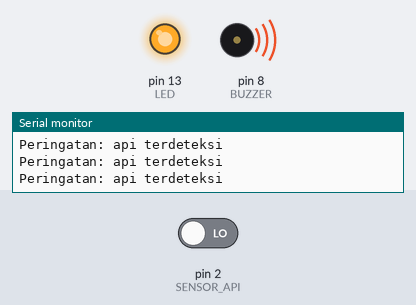
A sketch run on a simulated Arduino Uno, built with avr-gcc and run on an emulated ATmega328P. On the bench: output pins drawn as LEDs (lit = HIGH), buzzer (waves = sounding), the last lines printed to the serial monitor. The inputs (shaded band) are chosen by the test bench; at power-on: pin 2 (SENSOR_API) LOW.

Above: at 1.2 s.
1.3 s: pin 2 (SENSOR_API) driven HIGH
At 2.0 s:
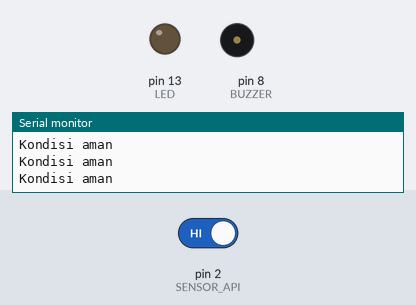
2.9 s: pin 2 (SENSOR_API) driven LOW
At 3.3 s:
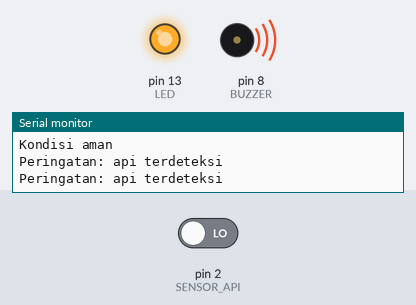
Timing chart, 0 to 5.9 s (numbered marks = the images above; inputs shaded):
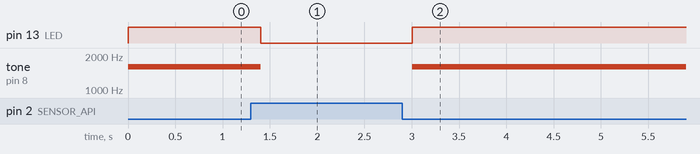

Measured:
- after the input at 1.3 s, pin 13 (LED): HIGH → LOW after 0.10 s; tone on pin 8 (BUZZER): 1600 Hz → silent after 0.10 s
- after the input at 2.9 s, pin 13 (LED): LOW → HIGH after 0.10 s; tone on pin 8 (BUZZER): silent → 1600 Hz after 0.10 s

The sketch:

15-flame-sensor-02-alarm-api-led-02-alarm-api-led-ino.ino
```cpp
const int SENSOR_API = 2;
const int LED = 13;
const int BUZZER = 8;

void setup() {
  pinMode(SENSOR_API, INPUT);
  pinMode(LED, OUTPUT);
  pinMode(BUZZER, OUTPUT);
  Serial.begin(9600);
}

void loop() {
  bool apiTerdeteksi = digitalRead(SENSOR_API) == LOW;
  digitalWrite(LED, apiTerdeteksi ? HIGH : LOW);

  if (apiTerdeteksi) {
    tone(BUZZER, 1600);
    Serial.println("Peringatan: api terdeteksi");
  } else {
    noTone(BUZZER);
    Serial.println("Kondisi aman");
  }
  delay(200);
}
```
